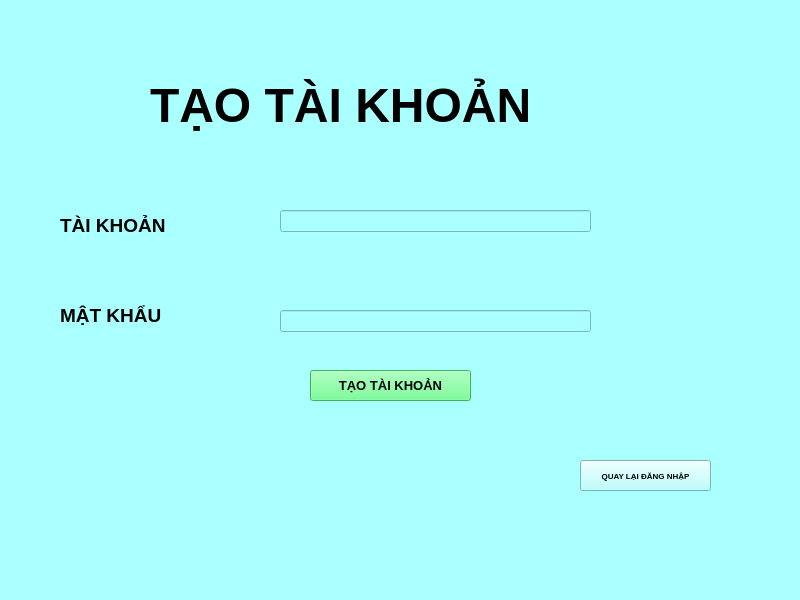
<?xml version="1.0" encoding="UTF-8"?>
<ui version="4.0">
 <class>MainWindow</class>
 <widget class="QMainWindow" name="MainWindow">
  <property name="geometry">
   <rect>
    <x>0</x>
    <y>0</y>
    <width>800</width>
    <height>600</height>
   </rect>
  </property>
  <property name="windowTitle">
   <string>MainWindow</string>
  </property>
  <property name="styleSheet">
   <string notr="true">background-color:rgb(170, 255, 255)</string>
  </property>
  <widget class="QWidget" name="centralwidget">
   <widget class="QLabel" name="label">
    <property name="geometry">
     <rect>
      <x>150</x>
      <y>50</y>
      <width>501</width>
      <height>111</height>
     </rect>
    </property>
    <property name="font">
     <font>
      <pointsize>36</pointsize>
      <weight>75</weight>
      <bold>true</bold>
     </font>
    </property>
    <property name="text">
     <string>TẠO TÀI KHOẢN</string>
    </property>
   </widget>
   <widget class="QLabel" name="label_2">
    <property name="geometry">
     <rect>
      <x>60</x>
      <y>210</y>
      <width>151</width>
      <height>31</height>
     </rect>
    </property>
    <property name="font">
     <font>
      <pointsize>14</pointsize>
      <weight>75</weight>
      <bold>true</bold>
     </font>
    </property>
    <property name="text">
     <string>TÀI KHOẢN</string>
    </property>
   </widget>
   <widget class="QLabel" name="label_3">
    <property name="geometry">
     <rect>
      <x>60</x>
      <y>300</y>
      <width>151</width>
      <height>31</height>
     </rect>
    </property>
    <property name="font">
     <font>
      <pointsize>14</pointsize>
      <weight>75</weight>
      <bold>true</bold>
     </font>
    </property>
    <property name="text">
     <string>MẬT KHẨU</string>
    </property>
   </widget>
   <widget class="QLineEdit" name="tao_tk">
    <property name="geometry">
     <rect>
      <x>280</x>
      <y>210</y>
      <width>311</width>
      <height>22</height>
     </rect>
    </property>
    <property name="text">
     <string notr="true"/>
    </property>
   </widget>
   <widget class="QLineEdit" name="tao_mk">
    <property name="geometry">
     <rect>
      <x>280</x>
      <y>310</y>
      <width>311</width>
      <height>22</height>
     </rect>
    </property>
    <property name="text">
     <string/>
    </property>
    <property name="echoMode">
     <enum>QLineEdit::Password</enum>
    </property>
   </widget>
   <widget class="QPushButton" name="tao_tai_khoan">
    <property name="geometry">
     <rect>
      <x>310</x>
      <y>370</y>
      <width>161</width>
      <height>31</height>
     </rect>
    </property>
    <property name="font">
     <font>
      <pointsize>10</pointsize>
      <weight>75</weight>
      <bold>true</bold>
     </font>
    </property>
    <property name="styleSheet">
     <string notr="true">background-color:rgb(85, 255, 127)</string>
    </property>
    <property name="text">
     <string>TẠO TÀI KHOẢN</string>
    </property>
   </widget>
   <widget class="QPushButton" name="quay_lai">
    <property name="geometry">
     <rect>
      <x>580</x>
      <y>460</y>
      <width>131</width>
      <height>31</height>
     </rect>
    </property>
    <property name="font">
     <font>
      <pointsize>6</pointsize>
      <weight>75</weight>
      <bold>true</bold>
     </font>
    </property>
    <property name="styleSheet">
     <string notr="true">blackground:rgb(34, 170, 91)</string>
    </property>
    <property name="text">
     <string>QUAY LẠI ĐĂNG NHẬP</string>
    </property>
   </widget>
  </widget>
  <widget class="QMenuBar" name="menubar">
   <property name="geometry">
    <rect>
     <x>0</x>
     <y>0</y>
     <width>800</width>
     <height>26</height>
    </rect>
   </property>
  </widget>
  <widget class="QStatusBar" name="statusbar"/>
 </widget>
 <resources/>
 <connections/>
</ui>
